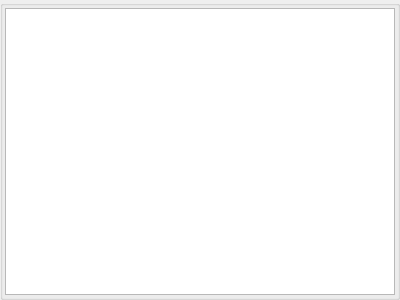
<?xml version="1.0" encoding="UTF-8"?>
<ui version="4.0">
 <class>ReceiveAreaBox</class>
 <widget class="QGroupBox" name="ReceiveAreaBox">
  <property name="geometry">
   <rect>
    <x>0</x>
    <y>0</y>
    <width>400</width>
    <height>300</height>
   </rect>
  </property>
  <property name="font">
   <font>
    <pointsize>10</pointsize>
   </font>
  </property>
  <property name="windowTitle">
   <string>Form</string>
  </property>
  <layout class="QVBoxLayout" name="verticalLayout">
   <property name="spacing">
    <number>0</number>
   </property>
   <property name="leftMargin">
    <number>2</number>
   </property>
   <property name="topMargin">
    <number>2</number>
   </property>
   <property name="rightMargin">
    <number>2</number>
   </property>
   <property name="bottomMargin">
    <number>2</number>
   </property>
   <item>
    <widget class="QPlainTextEdit" name="plainTextEdit">
     <property name="readOnly">
      <bool>true</bool>
     </property>
    </widget>
   </item>
  </layout>
 </widget>
 <resources/>
 <connections/>
</ui>
